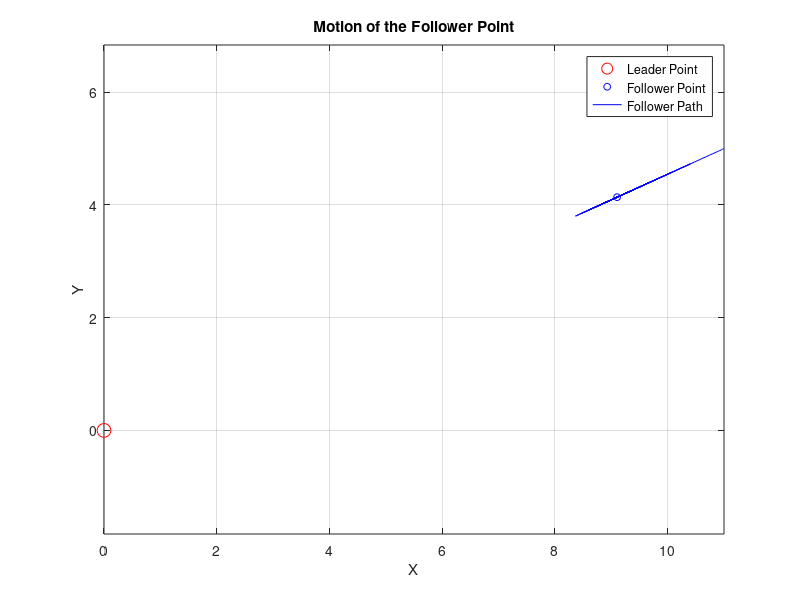

Recreate this plot in MATLAB.
% Parameters
x1 = 0; % Leader point x-coordinate
y1 = 0; % Leader point y-coordinate
x2 = 11; % Initial follower point x-coordinate
y2 = 5; % Initial follower point y-coordinate
m = 1.8;  % Mass of the follower

% Time span for the simulation
tspan = [0 200]; % Adjust as needed

% Initial conditions: [x2, y2, V_x, V_y]
initial_conditions = [x2, y2, 0, 0];

% Define the system of ODEs
function dstate_dt = odesystem(t, state, x1, y1, m)
    x = state(1);
    y = state(2);
    V_x = state(3);
    V_y = state(4);
    d_coeff = 0.1;


    r = sqrt((x - x1)^2 + (y - y1)^2);
    theta = atan2(y - y1, x - x1);
    % F = -(1/r^2) + 2*r;

    F = 7.2*((10/r)^12 - (10/r)^6);

    
    dx_dt = V_x;
    dy_dt = V_y;
    dV_x_dt =  ((F / m) *cos(theta)- d_coeff*V_x);
    dV_y_dt =  ((F / m)*sin(theta)- d_coeff*V_y);
    
    dstate_dt = [dx_dt; dy_dt; dV_x_dt; dV_y_dt];
end

% Function handle to pass additional parameters
odefun = @(t, state) odesystem(t, state, x1, y1, m);

% Solve the system of ODEs
[t, result] = ode45(odefun, tspan, initial_conditions);

% Extract the results
x2_values = result(:, 1);
y2_values = result(:, 2);

% Plot the motion of the follower point
figure;
h = plot(x1, y1, 'ro', 'MarkerSize', 10, 'DisplayName', 'Leader Point');
hold on;
follower = plot(x2, y2, 'bo', 'MarkerSize', 5, 'DisplayName', 'Follower Point');
path = plot(x2_values(1), y2_values(1), 'b-', 'DisplayName', 'Follower Path');
xlabel('X');
ylabel('Y');
title('Motion of the Follower Point');
legend show;
grid on;
axis equal;
% xlim([min([x1, x2_values'])-1, max([x1, x2_values'])+1]);
% ylim([min([y1, y2_values'])-1, max([y1, y2_values'])+1]);

% Animate the motion
for k = 1:length(t)
    % Update the follower's position
    set(follower, 'XData', x2_values(k), 'YData', y2_values(k));
    
    % Update the path
    set(path, 'XData', x2_values(1:k), 'YData', y2_values(1:k));
    
    % Pause for a short duration to create animation effect
    pause(0.05);
end

hold off;
